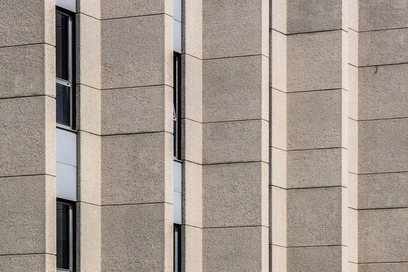
#> input picture assignments/cv_edge_detection/test_image.png, 408 x 272 px, shrunk from 1470 x 980 before the run
$ python edge_assignment.py   (older library calls are emulated)
#> lines starting #> are read from the running program, lines starting #| are printed output that depends on the picture; after the words box and inside, x2 and y2 are one past the last pixel; in counts of white or black regions, pixels touching at a corner belong together
import cv2
import numpy as np
import matplotlib.pyplot as plt
from pathlib import Path

# -----------------------------
# Q3 parameters
# -----------------------------
SIGMA = 1.0
KERNEL_SIZE = 7
T_LOW = 0.10
T_HIGH = 0.30

folder = Path(__file__).resolve().parent
image_path = folder / "test_image.png"
figures = folder / "figures"
figures.mkdir(exist_ok=True)

# -----------------------------
# Read image and convert to gray
# -----------------------------
image = cv2.imread(str(image_path))
#> image is the input picture: shape (272, 408, 3); mean B, G, R 142.2, 151.1, 162.3

if image is None:
    raise FileNotFoundError("test_image.png not found")

gray = cv2.cvtColor(image, cv2.COLOR_BGR2GRAY)
gray = gray.astype(np.float64) / 255.0


# -----------------------------
# Q3(a) Gaussian smoothing
# -----------------------------
# Gaussian kernel formula se khud banaya hai.
# GaussianBlur() use nahi kiya.

def gaussian_kernel(size, sigma):
    half = size // 2
    coords = np.arange(-half, half + 1)
    x, y = np.meshgrid(coords, coords)

    kernel = (1 / (2 * np.pi * sigma**2)) * np.exp(
        -(x**2 + y**2) / (2 * sigma**2)
    )

    return kernel / kernel.sum()


kernel = gaussian_kernel(KERNEL_SIZE, SIGMA)
smoothed = cv2.filter2D(gray, -1, kernel)

print("Gaussian kernel sum:", kernel.sum())

# Q3(a) figure
fig, ax = plt.subplots(1, 2, figsize=(12, 5))

ax[0].imshow(gray, cmap="gray")
ax[0].set_title("Original Grayscale [0,1]")
ax[0].axis("off")

ax[1].imshow(smoothed, cmap="gray")
ax[1].set_title(f"Gaussian Smoothed\nσ={SIGMA}, k={KERNEL_SIZE}")
ax[1].axis("off")

plt.tight_layout()
plt.savefig(figures / "Q3(a)_Gaussian_Smoothing.png", dpi=300)
plt.show()


# -----------------------------
# Q3(b) Sobel gradients
# -----------------------------
sx = np.array([
    [-1, 0, 1],
    [-2, 0, 2],
    [-1, 0, 1]
], dtype=np.float64)

sy = np.array([
    [-1, -2, -1],
    [ 0,  0,  0],
    [ 1,  2,  1]
], dtype=np.float64)

gx = cv2.filter2D(smoothed, cv2.CV_64F, sx)
gy = cv2.filter2D(smoothed, cv2.CV_64F, sy)
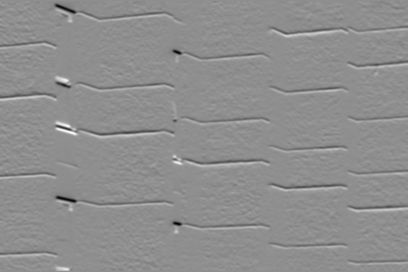
#> gy: shape (272, 408) float64; min -1.73, max 1.36, mean -0.00121; drawn with min black and max white

# Overall edge strength and direction
magnitude = np.sqrt(gx**2 + gy**2)
direction = np.degrees(np.arctan2(gy, gx))
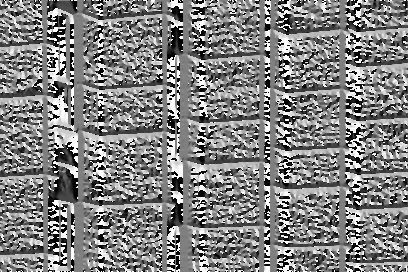
#> direction: shape (272, 408) float64; min -180, max 180, mean 2.8; drawn with min black and max white

# Thresholding ke liye magnitude ko [0,1] normalize kiya.
max_mag = magnitude.max()
#> max_mag = 1.91
mag_norm = magnitude / max_mag if max_mag > 0 else magnitude

# Q3(b) figure
fig, ax = plt.subplots(2, 2, figsize=(12, 9))

ax[0, 0].imshow(gx, cmap="gray")
ax[0, 0].set_title("Sobel Gx")

ax[0, 1].imshow(gy, cmap="gray")
ax[0, 1].set_title("Sobel Gy")

ax[1, 0].imshow(mag_norm, cmap="gray")
ax[1, 0].set_title("Normalized Gradient Magnitude")

direction_plot = ax[1, 1].imshow(direction, cmap="hsv")
ax[1, 1].set_title("Gradient Direction")
fig.colorbar(direction_plot, ax=ax[1, 1], label="Degrees")

for axis in ax.ravel():
    axis.axis("off")

plt.tight_layout()
plt.savefig(figures / "Q3(b)_Gradient_Results.png", dpi=300)
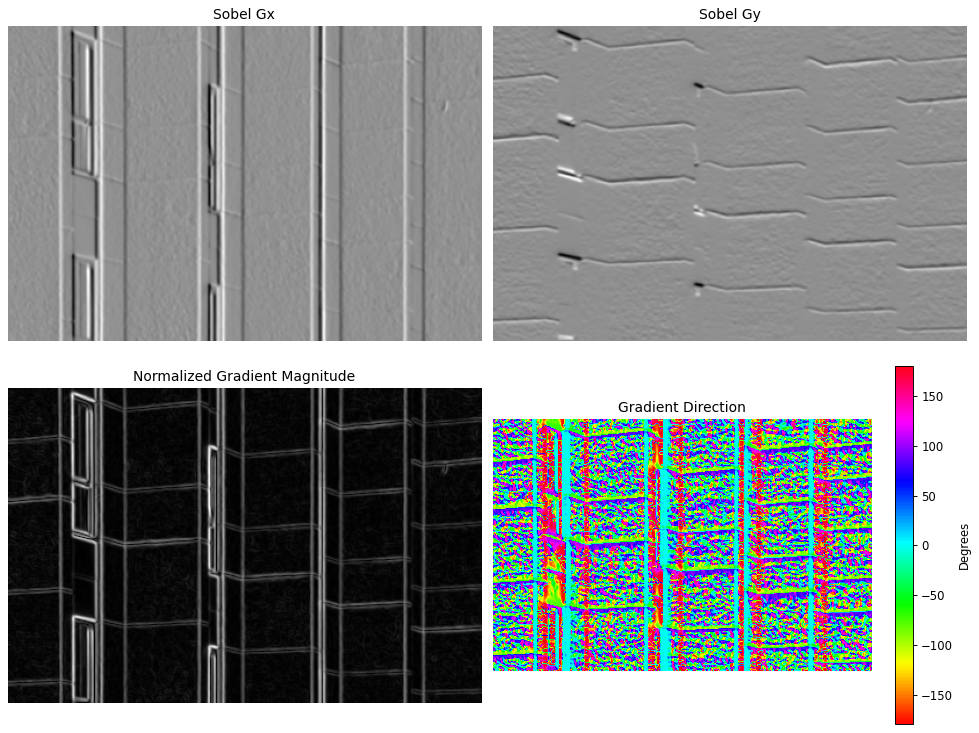
#> figure drawn by matplotlib, 5 panels
plt.show()


# -----------------------------
# Q3(c) Double threshold + hysteresis
# -----------------------------
strong = mag_norm >= T_HIGH
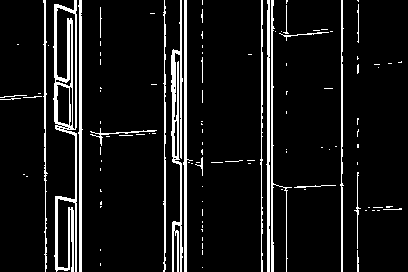
#> strong: shape (272, 408) bool; 8.8% white in thin lines or dots
weak = (mag_norm >= T_LOW) & (mag_norm < T_HIGH)
#> weak: shape (272, 408) bool; 14.8% white in thin lines or dots

# Strong edge se connected weak pixels ko final edge mein rakho.
final_edges = np.zeros_like(strong, dtype=np.uint8)
final_edges[strong] = 255

stack = list(zip(*np.where(strong)))
#> stack = 9820 pairs, first value 0 to 271, second value 0 to 401
visited = np.zeros_like(strong, dtype=bool)

neighbours = [
    (-1, -1), (-1, 0), (-1, 1),
    ( 0, -1),          ( 0, 1),
    ( 1, -1), ( 1, 0), ( 1, 1)
]

rows, cols = strong.shape
#> rows = 272; cols = 408

while stack:
    r, c = stack.pop()

    for dr, dc in neighbours:
        nr, nc = r + dr, c + dc

        if 0 <= nr < rows and 0 <= nc < cols:
            if weak[nr, nc] and not visited[nr, nc]:
                visited[nr, nc] = True
                final_edges[nr, nc] = 255
                stack.append((nr, nc))
#> this loop made 26049 passes
#> (r, c) on passes 1 to 3: (271, 358), (271, 359), (270, 359)
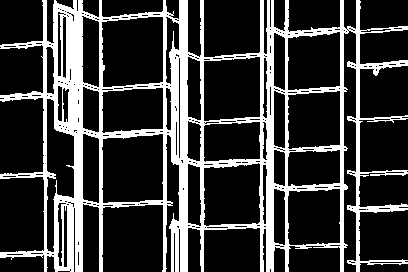
#> final_edges: shape (272, 408); 23.5% white; 1 white region, box (x1, y1, x2, y2) and area: (0, 0, 408, 272) 26049
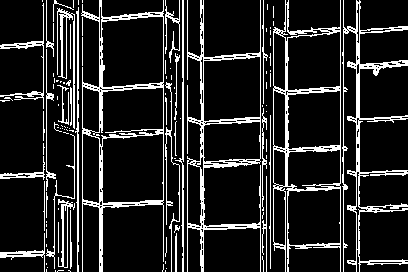
#> visited: shape (272, 408) bool; 14.6% white in thin lines or dots
#> after the loop, stack = []

# Q3(c) figure
fig, ax = plt.subplots(2, 2, figsize=(12, 9))

ax[0, 0].imshow(mag_norm, cmap="gray")
ax[0, 0].set_title("Normalized Magnitude")

ax[0, 1].imshow(strong, cmap="gray")
ax[0, 1].set_title(f"Strong Edges (>= {T_HIGH})")

ax[1, 0].imshow(weak, cmap="gray")
ax[1, 0].set_title(f"Weak Edges ({T_LOW} to {T_HIGH})")

ax[1, 1].imshow(final_edges, cmap="gray")
ax[1, 1].set_title("Final Edges After Hysteresis")

for axis in ax.ravel():
    axis.axis("off")

plt.tight_layout()
plt.savefig(figures / "Q3(c)_Threshold_Hysteresis.png", dpi=300)
plt.show()


# -----------------------------
# Q3(d) Built-in comparison
# -----------------------------
# Built-in Sobel
sobel_x = cv2.Sobel(smoothed, cv2.CV_64F, 1, 0, ksize=3)
sobel_y = cv2.Sobel(smoothed, cv2.CV_64F, 0, 1, ksize=3)
sobel_mag = np.sqrt(sobel_x**2 + sobel_y**2)

if sobel_mag.max() > 0:
    sobel_mag = sobel_mag / sobel_mag.max()

# Built-in Canny ko same smoothed image dete hain.
smoothed_8bit = np.clip(smoothed * 255, 0, 255).astype(np.uint8)

# Hamare normalized thresholds ko Sobel gradient scale ke qareeb convert kiya.
canny_low = T_LOW * max_mag * 255
#> canny_low = 48.76
canny_high = T_HIGH * max_mag * 255
#> canny_high = 146.3

canny = cv2.Canny(
    smoothed_8bit,
    canny_low,
    canny_high,
    L2gradient=True
)
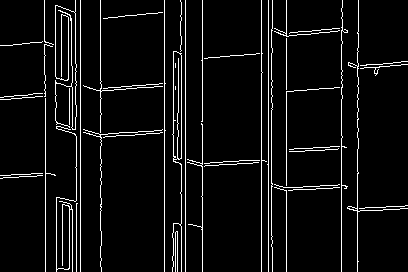
#> canny: shape (272, 408); 5.9% white in thin lines or dots

original_rgb = cv2.cvtColor(image, cv2.COLOR_BGR2RGB)

fig, ax = plt.subplots(2, 2, figsize=(14, 9))

ax[0, 0].imshow(original_rgb)
ax[0, 0].set_title("Original Image")

ax[0, 1].imshow(sobel_mag, cmap="gray")
ax[0, 1].set_title("Built-in Sobel")

ax[1, 0].imshow(final_edges, cmap="gray")
ax[1, 0].set_title("Our Pipeline")

ax[1, 1].imshow(canny, cmap="gray")
ax[1, 1].set_title("Built-in Canny")

for axis in ax.ravel():
    axis.axis("off")

plt.tight_layout()
plt.savefig(figures / "Q3(d)_Comparison.png", dpi=300)
plt.show()

print("Q3 completed")
print("Our edge pixels:", np.count_nonzero(final_edges))
#| Our edge pixels: 26049
print("Built-in Canny edge pixels:", np.count_nonzero(canny))
#| Built-in Canny edge pixels: 6554

"""
First I converted the image to grayscale and normalized it to [0,1]. Then I created the Gaussian kernel manually and smoothed the image. After that I applied Sobel X and Y filters to calculate gradient magnitude and direction. I used double thresholding to classify strong and weak edges and applied 8-connected hysteresis to preserve connected weak edges. Finally, I compared my result with built-in Sobel and OpenCV Canny.

Gaussian → noise smooth karta hai.
Sobel X/Y → intensity changes find karta hai.
Magnitude → edge strength.
Direction → gradient direction.
Double threshold → strong/weak edges separate karta hai.
Hysteresis → strong se connected weak edges preserve karta hai.

"""
